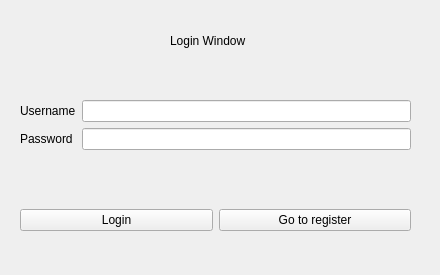
<?xml version="1.0" encoding="UTF-8"?>
<ui version="4.0">
 <class>MainWindow</class>
 <widget class="QMainWindow" name="MainWindow">
  <property name="geometry">
   <rect>
    <x>0</x>
    <y>0</y>
    <width>440</width>
    <height>275</height>
   </rect>
  </property>
  <property name="windowTitle">
   <string>MainWindow</string>
  </property>
  <widget class="QWidget" name="centralwidget">
   <widget class="QStackedWidget" name="stackedWidget">
    <property name="geometry">
     <rect>
      <x>0</x>
      <y>0</y>
      <width>441</width>
      <height>291</height>
     </rect>
    </property>
    <property name="currentIndex">
     <number>0</number>
    </property>
    <widget class="QWidget" name="page">
     <widget class="QLabel" name="label">
      <property name="geometry">
       <rect>
        <x>170</x>
        <y>20</y>
        <width>151</width>
        <height>41</height>
       </rect>
      </property>
      <property name="styleSheet">
       <string notr="true">font: 75 16px &quot;MS Shell Dlg 2&quot;;</string>
      </property>
      <property name="text">
       <string>Login Window</string>
      </property>
     </widget>
     <widget class="QWidget" name="formLayoutWidget">
      <property name="geometry">
       <rect>
        <x>20</x>
        <y>100</y>
        <width>391</width>
        <height>61</height>
       </rect>
      </property>
      <layout class="QFormLayout" name="formLayout">
       <item row="0" column="0">
        <widget class="QLabel" name="label_2">
         <property name="text">
          <string>Username</string>
         </property>
        </widget>
       </item>
       <item row="0" column="1">
        <widget class="QLineEdit" name="lg_userbox"/>
       </item>
       <item row="1" column="0">
        <widget class="QLabel" name="label_3">
         <property name="text">
          <string>Password</string>
         </property>
        </widget>
       </item>
       <item row="1" column="1">
        <widget class="QLineEdit" name="lg_passbox"/>
       </item>
      </layout>
     </widget>
     <widget class="QWidget" name="horizontalLayoutWidget">
      <property name="geometry">
       <rect>
        <x>20</x>
        <y>200</y>
        <width>391</width>
        <height>41</height>
       </rect>
      </property>
      <layout class="QHBoxLayout" name="horizontalLayout">
       <item>
        <widget class="QPushButton" name="lg_login_button">
         <property name="text">
          <string>Login</string>
         </property>
        </widget>
       </item>
       <item>
        <widget class="QPushButton" name="lg_gotoregister_button">
         <property name="text">
          <string>Go to register</string>
         </property>
        </widget>
       </item>
      </layout>
     </widget>
    </widget>
    <widget class="QWidget" name="page_2">
     <widget class="QLabel" name="label_7">
      <property name="geometry">
       <rect>
        <x>170</x>
        <y>20</y>
        <width>151</width>
        <height>41</height>
       </rect>
      </property>
      <property name="styleSheet">
       <string notr="true">font: 75 16px &quot;MS Shell Dlg 2&quot;;</string>
      </property>
      <property name="text">
       <string>Register Window</string>
      </property>
     </widget>
     <widget class="QWidget" name="formLayoutWidget_3">
      <property name="geometry">
       <rect>
        <x>20</x>
        <y>100</y>
        <width>391</width>
        <height>61</height>
       </rect>
      </property>
      <layout class="QFormLayout" name="formLayout_3">
       <item row="0" column="0">
        <widget class="QLabel" name="label_8">
         <property name="text">
          <string>Username</string>
         </property>
        </widget>
       </item>
       <item row="0" column="1">
        <widget class="QLineEdit" name="rg_userbox"/>
       </item>
       <item row="1" column="0">
        <widget class="QLabel" name="label_9">
         <property name="text">
          <string>Password</string>
         </property>
        </widget>
       </item>
       <item row="1" column="1">
        <widget class="QLineEdit" name="rg_passbox"/>
       </item>
      </layout>
     </widget>
     <widget class="QWidget" name="horizontalLayoutWidget_3">
      <property name="geometry">
       <rect>
        <x>20</x>
        <y>200</y>
        <width>391</width>
        <height>41</height>
       </rect>
      </property>
      <layout class="QHBoxLayout" name="horizontalLayout_3">
       <item>
        <widget class="QPushButton" name="rg_register_button">
         <property name="text">
          <string>Register</string>
         </property>
        </widget>
       </item>
       <item>
        <widget class="QPushButton" name="rg_backtologin_button">
         <property name="text">
          <string>Back to login</string>
         </property>
        </widget>
       </item>
      </layout>
     </widget>
    </widget>
   </widget>
  </widget>
 </widget>
 <resources/>
 <connections/>
</ui>
